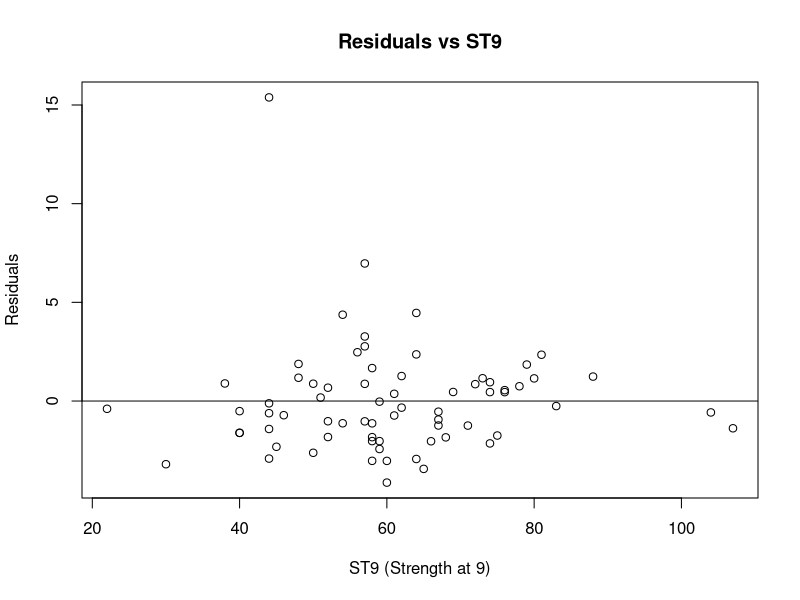
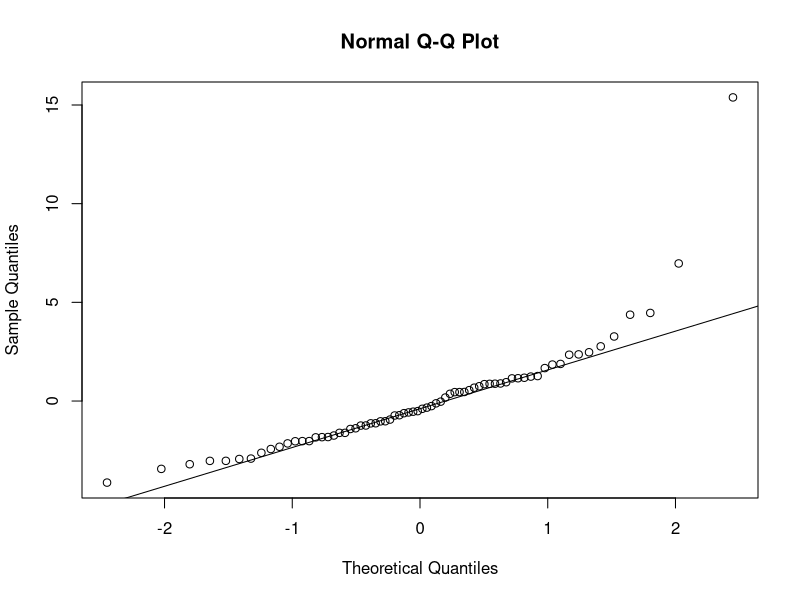

The R source for these figures, in order: (Note: this script raises an error after producing the figures.)
## ---- chunk 1
library(knitr)
## ---- chunk 2
data <- read.table("BGSgirls2.txt", header = F)

colnames(data) <- c(
  "ID",       # Girl identification number
  "WT2",      # Weight (kg) at 2 years
  "HT2",      # Height (cm) at 2 years
  "WT9",      # Weight (kg) at 9 years
  "HT9",      # Height (cm) at 9 years
  "LG9",      # Leg circumference (cm) at 9 years
  "ST9",      # Strength (kg) at 9 years
  "WT18",     # Weight (kg) at 18 years
  "HT18",     # Height (cm) at 18 years
  "LG18",     # Leg circumference (cm) at 18 years
  "ST18",     # Strength (kg) at 18 years
  "BMI",      # Body Mass Index at 18 years
  "SOMA"      # Somatotype (SOMA), on a scale from 1, very thin, to 7, very obese
)

response_var <- "BMI"
explanatory_vars <- c("HT2", "HT9", "WT2", "WT9", "ST9")

correlations <- sapply(X = explanatory_vars, 
                       FUN = function(var) {
                         cor(data[[var]], data[[response_var]])
                         })
correlations

correlation_results <- sapply(X = explanatory_vars, 
                              FUN = function(var) {
                                test <- cor.test(data[[var]], data[[response_var]])
                                c("correlation" = round(test$estimate, 4), "p-value" = round(test$p.value, 4))
                                })

correlation_results_df <- as.data.frame(t(correlation_results))
correlation_results_df <- cbind(variable = explanatory_vars, correlation_results_df)
correlation_results_df
## ---- chunk 3
explanatory_vars <- c("HT2", "HT9", "WT2", "WT9", "ST9")
explanatory_data <- data[, explanatory_vars]
cor_matrix <- cor(explanatory_data)
n <- nrow(explanatory_data) 
p_values <- matrix(NA, nrow = length(explanatory_vars), ncol = length(explanatory_vars))
rownames(p_values) <- colnames(p_values) <- explanatory_vars

# For loops are allowed
# Yipee! 
for (i in 1:length(explanatory_vars)) {
  for (j in 1:length(explanatory_vars)) {
    if (i != j) {
      test <- cor.test(explanatory_data[[i]], explanatory_data[[j]])
      p_values[i, j] <- test$p.value
    }
  }
}

significant_correlations <- which(p_values < 0.05, arr.ind = TRUE)
significant_results <- data.frame(
  Var1 = rownames(p_values)[significant_correlations[, 1]],
  Var2 = colnames(p_values)[significant_correlations[, 2]],
  "correlation" = round(cor_matrix[significant_correlations], 4),
  "p-Value" = round(p_values[significant_correlations], 4)
)

significant_results <- significant_results[!duplicated(t(apply(significant_results, 1, sort))), ]
significant_results
## ---- chunk 4
model <- lm(BMI ~ ST9, data = data)
summary(model)
## ---- chunk 5
plot(data$ST9, resid(model), main = "Residuals vs ST9", xlab = "ST9 (Strength at 9)", ylab = "Residuals")
abline(h = 0, col = "black")

qqnorm(resid(model))
qqline(resid(model), col = "black")
## ---- chunk 6
multi_model <- lm(BMI ~ ST9 + WT9, data = data)
summary(multi_model)
## ---- chunk 7
full_model <- lm(BMI ~ WT2 + HT2 + WT9 + HT9 + ST9, data = data)
summary(full_model)
## ---- chunk 8
summary(full_model)
## ---- chunk 9
knitr::include_graphics("2a.png")
## ---- chunk 10
knitr::include_graphics("2e.png")
